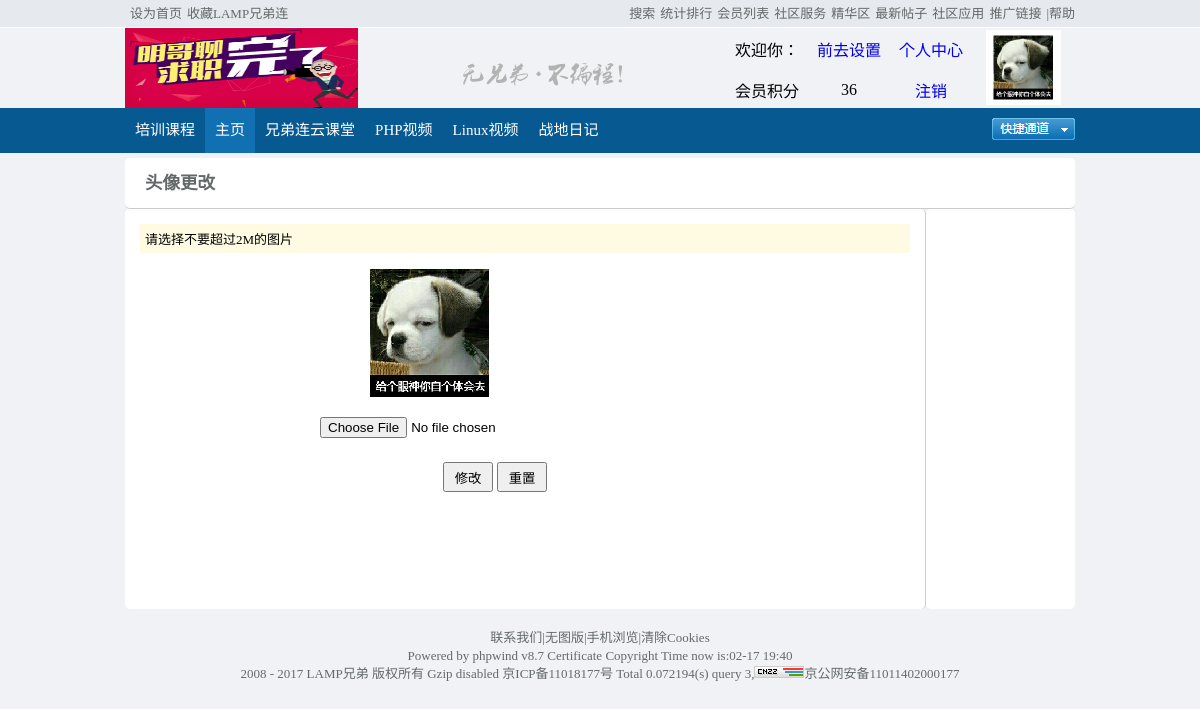
The page /bbs149/home/userpic.php (signed in) on the database its author committed.
### tables this page shows
CREATE TABLE `config` (
  `id` int(10) unsigned NOT NULL AUTO_INCREMENT,
  `webname` varchar(255) NOT NULL,
  `keywords` varchar(255) NOT NULL,
  `logo` varchar(255) NOT NULL,
  `copy` varchar(255) NOT NULL DEFAULT 'default.jpg',
  `status` tinyint(4) NOT NULL DEFAULT '1',
  PRIMARY KEY (`id`)
);

CREATE TABLE `userdetail` (
  `id` int(10) unsigned NOT NULL AUTO_INCREMENT,
  `uid` int(10) unsigned NOT NULL,
  `nickName` char(50) DEFAULT NULL,
  `email` char(50) DEFAULT NULL,
  `qq` char(15) DEFAULT NULL,
  `sex` enum('w','m') DEFAULT 'm',
  `photo` char(255) NOT NULL DEFAULT 'default.jpg',
  PRIMARY KEY (`id`)
);

CREATE TABLE `user` (
  `id` int(10) unsigned NOT NULL AUTO_INCREMENT,
  `userName` char(20) NOT NULL,
  `password` char(33) NOT NULL,
  `auth` enum('0','1') NOT NULL DEFAULT '0',
  `status` enum('0','1') NOT NULL DEFAULT '1',
  `lastlogin` int(11) DEFAULT NULL,
  `points` int(10) unsigned NOT NULL DEFAULT '50',
  PRIMARY KEY (`id`),
  UNIQUE KEY `userName` (`userName`)
);

### bbs149/home/userpic.php (the view, shortened to what this page needs)
<!DOCTYPE html>
<html>
	<head>
		<link rel="stylesheet" type="text/css" href="../public/home/css/register.css"/>
	</head>
	<body>
			<?php
			include("./head.php");
			?>
			<?php
				$link = mysqli_connect(HOST,USER,PASS) or die("数据库连接失败");
				mysqli_set_charset($link,CHARSET);
				mysqli_select_db($link,DBNAME);
				$uid = @$_SESSION['uid'];
				$sql = "select photo from userdetail where uid={$uid}";
				$result = mysqli_query($link,$sql);
				if($result && mysqli_num_rows($result)>0){
					$row = mysqli_fetch_assoc($result);
			?>
		<div id="big">
			<div class="btfont">
				<h3>头像更改</h3>
			</div>
			<div class="biaodan">
				<div class="tishi">
					<p>请选择不要超过2M的图片</p>
				</div>
				<img src='../public/uploads/l_<?php echo $row['photo']?>' style='margin-left:240px;'>
				<form action='./doAction.php?a=pic' method='post' enctype='multipart/form-data'>
					<table width="380" border="0" cellspacing="15">
							<tr>
							<td class="zuo"><input type="file" name="upic"/></td>
							</tr>
							<tr style="text-align:center;">
								<td class="btn" colspan="2">
									<input type="submit" value="修改"/>
									<input type="reset" value="重置"/>
								</td>
							</tr>
					</table>
				</form>
				<?php
				}
				?>
			</div>
			<div class="butdl">
			</div>
		</div>
			<?php
				include("./foot.php");
			?>
	</body>
</html>

### bbs149/home/head.php (shortened to what this page needs)
<div id="top">
	<div class="middlediv">
		<ul id="leftnav">
			<li><a href="#">设为首页</a></li>
			<li><a href="#">收藏LAMP兄弟连</a></li>
		</ul>
		<ul id="rightnav">
			<li><a href="#">|帮助</a></li>
			<li><a href="#">推广链接</a></li>
			<li><a href="#">社区应用</a></li>
			<li><a href="#">最新帖子</a></li>
			<li><a href="#">精华区</a></li>
			<li><a href="#">社区服务</a></li>
			<li><a href="#">会员列表</a></li>
			<li><a href="#">统计排行</a></li>
			<li><a href="#">搜索</a></li>
		</ul>
	</div>
</div>
<?php
	$link = mysqli_connect("localhost","root","") or die("数据库连接失败！");
	mysqli_set_charset($link,"utf8");
	mysqli_select_db($link,"bbs");
	$sql = "select * from config";
	$result = mysqli_query($link,$sql);
	if($result && mysqli_num_rows($result)>0){
		$row = mysqli_fetch_assoc($result);
	}
?>
<div id="header">
<div id="logo">
		<img src="../public/uploads/<?php echo $row['logo'];?>" width='233' height='80'/>
	</div>
	<div id="nobrother">
		<img src="../public/home/img/nobrother.jpg"/>
	</div>
	<?php
	if(!isset($_SESSION['uid'])){
		require("../public/config.php");
	?>
		<div id="login">
		<form action="doAction.php?a=login" method="post">
			<table>
				<tr>
					<td><input type="text" name="uname" placeholder="输入用户名"/></td>
					<td><input type="checkbox" name=""/>记住密码</td>
					<td><a href="#"/>找回密码</a></td>
				</tr>
				<tr>
					<td><input type="password" name="upass" placeholder=""/></td>
					<td><input type="submit" value="登陆"/></td>
					<td><a href="./register.php"><input type="button" value="注册"/></a></td>
				</tr>
			</table>
		</form>
	</div>
<?php
	}else{
		$link = mysqli_connect(HOST,USER,PASS) or die("数据库连接失败");
		mysqli_set_charset($link,CHARSET);
		mysqli_select_db($link,DBNAME);
		$uid = @$_SESSION['uid'];
		$sql = "select * from userdetail where uid={$uid}";
		$result = mysqli_query($link,$sql);
		if($result && mysqli_num_rows($result)>0){
			$row = mysqli_fetch_assoc($result);
		}
		$sql1 = "select * from user where id={$row['uid']}";
		$result1 = mysqli_query($link,$sql1);
		if($result1 && mysqli_num_rows($result1)>0){
			$row1 = mysqli_fetch_assoc($result1);
		}
?>
<div>
	<table border='0' width='350' height='80'>
		<tr align='center'>
			<td width='80'>欢迎你：</td>
			<td width='80'><?php echo isset($row['nickName'])?$row['nickName']: "<a href='./mycenter.php'>前去设置</a>" ?></td>
			<td width='80'><a href='./mycenter.php'>个人中心</a></td>
			<td rowspan='2'><a href='./userpic.php'><img src="../public/uploads/s_<?php echo $row['photo'];?>" style="border:5px solid white;" height='65'></a></td>
		</tr>
		<tr align='center'>
			<td width='80'>会员积分</td>
			<td width='80'><?php echo $row1['points'];?></td>
			<td width='80'><a href='./doLogout.php'>注销</a></td>
		</tr>
	</table>
</div>
<?php
	}
?>
</div>
<div id="nav">
	<div class="middlediv">
		<ul id="middlenav">
			<li><a href="#">培训课程</a></li>
			<span class="point"><li><a href="./index.php">主页</a></li></span>
			<li><a href="#">兄弟连云课堂</a></li>
			<li><a href="#">PHP视频</a></li>
			<li><a href="#">Linux视频</a></li>
			<li><a href="#">战地日记</a></li>
		</ul>
		<div id="fastroad">
			<a href="#"><img src="../public/home/img/fastroad.jpg"/></a>
		</div>
	</div>
</div>

### bbs149/home/foot.php
<?php
	$link = mysqli_connect("localhost","root","") or die("数据库连接失败！");
	mysqli_set_charset($link,"utf8");
	mysqli_select_db($link,"bbs");
	$sql = "select * from config";
	$result = mysqli_query($link,$sql);
	if($result && mysqli_num_rows($result)>0){
		$row = mysqli_fetch_assoc($result);
	}
?>
<div id="footer">
	<center>
		<p>
			联系我们|无图版|手机浏览|清除Cookies<br/>
			Powered by phpwind v8.7 Certificate Copyright Time now is:02-17 19:40 <br/>
			<?php echo $row['copy']?> 版权所有 Gzip disabled 京ICP备11018177号 Total 0.072194(s) query 3,<img src="../public/home/img/pic.gif"/>京公网安备11011402000177
		</p>
	</center>
</div>

### bbs149/public/home/css/register.css (style rules this page uses)
* { margin:0px; padding:0px; }
body { background-color:#F1F2F6; }
a { text-decoration:none; }
#top { width:100%; height:27px; border-bottom:1px solid white; background-color:#E6E9EE; line-height:27px; }
.middlediv { margin:0 auto; width:950px; }
#leftnav { list-style:none; }
#leftnav li a { float:left; font-size:13px; margin-left:5px; color:#636969; text-decoration:none; }
#rightnav { list-style:none; }
#rightnav li a { float:right; font-size:13px; margin-left:5px; color:#636969; text-decoration:none; }
#header { width:950px; height:80px; background-color:#F1F2F6; margin:0 auto; }
#logo { width:300px; height:80px; float:left; line-height:80px; margin-top:; }
#nobrother { width:300px; height:80px; float:left; line-height:80px; }
#nav { width:100%; height:45px; background-color:#075992; line-height:45px; font-size:15px; color:white; }
#middlenav li { float:left; list-style:none; padding:0px 10px 0px 10px; }
#middlenav li a { color:white; }
#middlenav .point li { background-color:#1170B2; }
#fastroad { float:right; margin-top:5px; }
#big { width:950px; margin:0 auto; }
.btfont { width:930px; height:50px; float:left; line-height:50px; border-radius:5px; background-color:white; color:#636969; font-size:15px; padding-left:20px; border-bottom:1px solid #ccc; }
.biaodan { width:800px; height:400px; float:left; background-color:white; border-radius:5px; border-right:1px solid #ccc; }
.biaodan .tishi { margin:15px; }
.biaodan .tishi p { padding:5px; font-size:13px; background-color:#fffae2; }
.biaodan table { margin-left:180px; }
.biaodan table tr td.zuo input { text-align:left; width:250px; height:30px; }
.biaodan table tr td.btn input { width:50px; height:30px; }
.butdl { width:149px; height:400px; float:left; border-radius:5px; background-color:white; }
#footer { width:950px; height:70px; text-align:center; padding-top:20px; margin:0 auto; }
#footer p { font-size:13px; line-height:18px; color:#636969; margin-bottom:20px; }

### rows shown on the page
config: logo (picture), copy "2008 - 2017 LAMP兄弟"
userdetail: photo (placeholder picture)
user: points "36"
